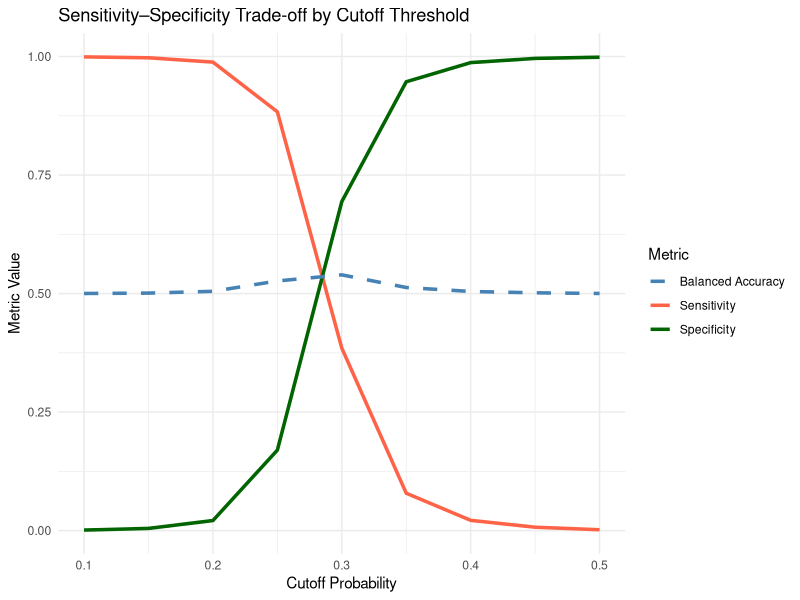
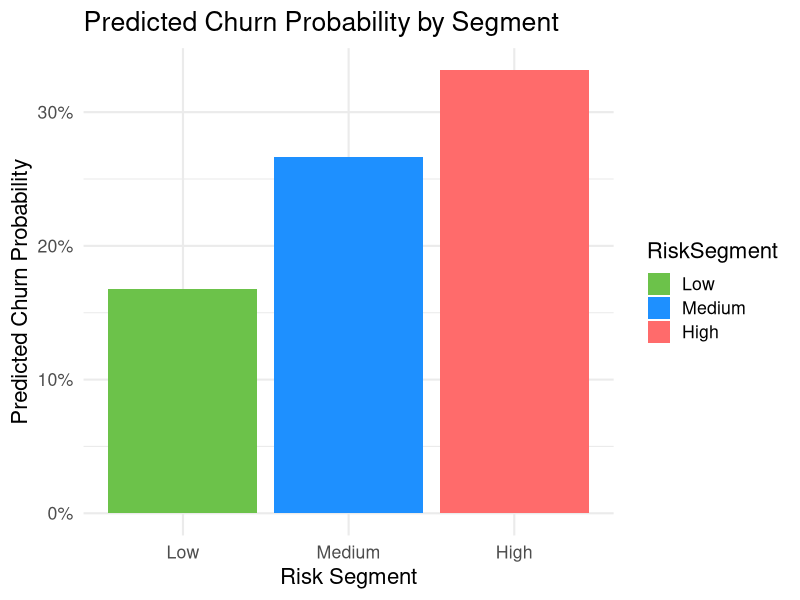
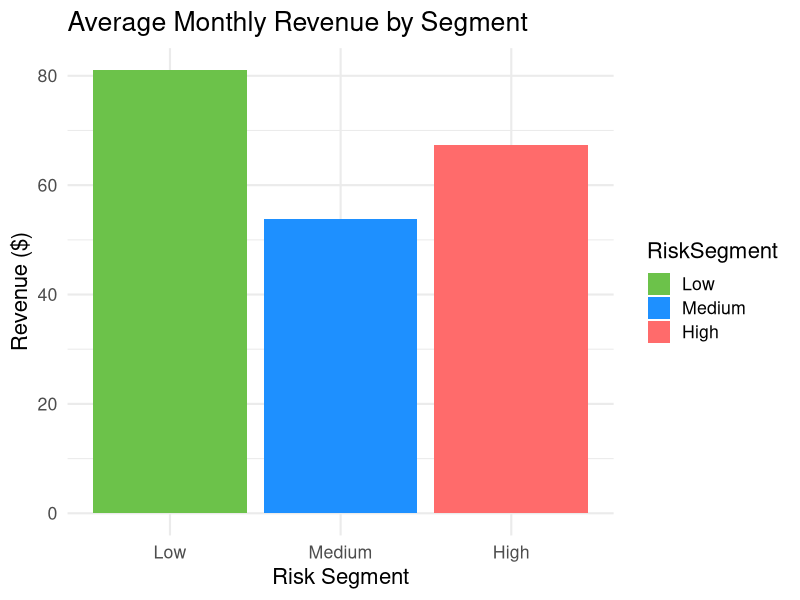
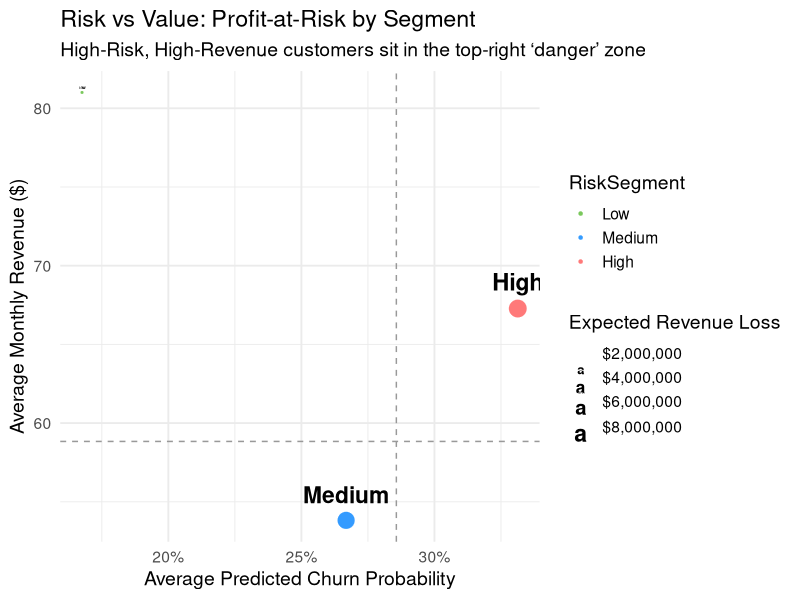
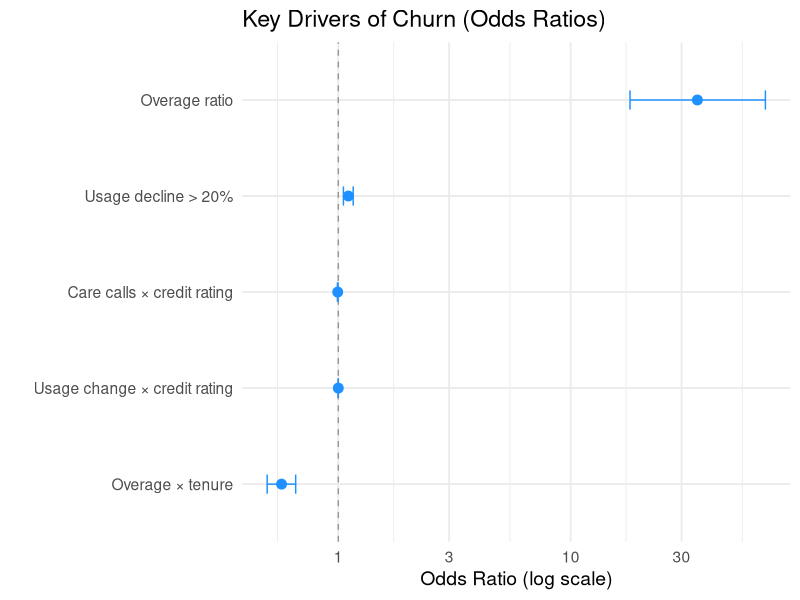

These figures' R source, in order:
###############################################################
# Cell2Cell Churn Challenge — Logistic Regression Modeling
# Objective: Identify key churn drivers and quantify their impact
# Author: [Your Name]
# Date: [Today’s Date]
###############################################################

# --- 0. SETUP ------------------------------------------------
library(tidyverse)
library(car)
library(broom)
library(pROC)
library(caret)
library(ggplot2)
library(dplyr)
library(scales)


# --- 1. LOAD CLEAN DATA -------------------------------------
data <- read.csv("data/clean_service_vars_new.csv")

glimpse(data)

# Ensure target variable is factor
data$Churn_flag <- factor(data$Churn_flag, labels = c("Stayed", "Churned"))


# --- 2. FEATURE ENGINEERING ---------------------------------
# Create additional interaction & transformation features based on EDA insights
data <- data %>%
  mutate(
    # Behavioral ratio: Overage relative to usage
    OverageRatio = OverageMinutes / (MonthlyMinutes + 1),
    
    # Engagement per month of tenure
    CareCallsPerMonth = CustomerCareCalls / (MonthsInService + 1),
    
    # Nonlinear tenure transformation (diminishing effect)
    sqrt_Tenure = sqrt(MonthsInService),
    
    # Usage decline flag
    UsageDeclineFlag = ifelse(PercChangeMinutes < -20, 1, 0)
  )

# --- 3. MODEL FORMULATION -----------------------------------
# Base model with main effects
model_base <- glm(
  Churn_flag ~ CustomerCareCalls + DroppedBlockedCalls + 
    OverageMinutes + PercChangeMinutes + PercChangeRevenues + 
    CreditRating_num + sqrt_Tenure,
  data = data,
  family = binomial
)

# Model with interaction terms (to test heterogeneity)
model_interact <- glm(
  Churn_flag ~ CustomerCareCalls * CreditRating_num +
    PercChangeMinutes * CreditRating_num +
    OverageRatio * sqrt_Tenure +
    UsageDeclineFlag +
    DroppedBlockedCalls,
  data = data,
  family = binomial
)

# --- 4. MODEL COMPARISON ------------------------------------
summary(model_base)
summary(model_interact)

# AIC comparison
AIC(model_base, model_interact)

# --- 5. MULTICOLLINEARITY CHECK -----------------------------
vif_values <- car::vif(model_interact)
vif_values[vif_values > 5]

# --- 6. PREDICTIVE PERFORMANCE ------------------------------
# Create a new data frame that matches what the model actually used
model_data <- model.frame(model_interact)

# Add predicted probabilities and classes to that frame
model_data$pred_prob <- predict(model_interact, type = "response")
model_data$pred_class <- ifelse(model_data$pred_prob > 0.3, "Churned", "Stayed")

# Evaluate ROC and AUC
roc_curve <- roc(model_data$Churn_flag, model_data$pred_prob)
auc_value <- auc(roc_curve)
cat("Model AUC:", round(auc_value, 3), "\n")

# Optional: confusion matrix
confusionMatrix(as.factor(model_data$pred_class),
                model_data$Churn_flag,
                positive = "Churned")

# --- 7. COEFFICIENT INTERPRETATION --------------------------
coef_table <- tidy(model_interact, conf.int = TRUE, exponentiate = TRUE) %>%
  rename(OddsRatio = estimate, CI_low = conf.low, CI_high = conf.high) %>%
  mutate(Significance = ifelse(p.value < 0.05, "Significant", "Not Sig."))

print(coef_table)

# --- 8. BUSINESS INTERPRETATION -----------------------------
cat("\n--- BUSINESS INTERPRETATION ---\n")

cat("1. CustomerCareCalls × CreditRating_num: Significant negative interaction indicates that\n",
    "customer support is most effective for lower-credit customers — they benefit more from proactive help.\n\n")

cat("2. PercChangeMinutes × CreditRating_num: Large negative coefficients suggest customers with poor credit\n",
    "who reduce their usage are most likely to churn — early-warning segment.\n\n")

cat("3. OverageRatio × sqrt_Tenure: Customers who consistently go over plan, especially long-term ones,\n",
    "show higher churn risk — plan redesign opportunity.\n\n")

cat("4. UsageDeclineFlag: Customers whose usage drops >20% are ~2–3x more likely to churn — retention trigger.\n\n")

cat("5. DroppedBlockedCalls: Still not significant — confirms network issues are not primary churn driver.\n")

# --- 9. SAVE MODEL RESULTS ----------------------------------
write.csv(coef_table, "data/logistic_model_coefficients.csv", row.names = FALSE)
saveRDS(model_interact, "data/logistic_model_final.rds")



###############################################################
# --- 10. CHURN THRESHOLD ANALYSIS ----------------------------
# Purpose: Test various probability cutoffs to find the most useful
#          balance between identifying churners (sensitivity)
#          and avoiding false alarms (specificity)
###############################################################

# Function to compute confusion stats for a given cutoff
evaluate_cutoff <- function(threshold, data, actual, probs) {
  preds <- ifelse(probs > threshold, "Churned", "Stayed")
  cm <- confusionMatrix(as.factor(preds), actual, positive = "Churned")
  tibble(
    Cutoff = threshold,
    Accuracy = cm$overall["Accuracy"],
    Sensitivity = cm$byClass["Sensitivity"],
    Specificity = cm$byClass["Specificity"],
    Balanced_Accuracy = cm$byClass["Balanced Accuracy"]
  )
}

# Define cutoff values to test
cutoffs <- seq(0.1, 0.5, by = 0.05)

# Evaluate each cutoff
cutoff_results <- map_dfr(cutoffs, ~ evaluate_cutoff(.x, model_data, model_data$Churn_flag, model_data$pred_prob))

# Display results
print(cutoff_results)

# Visualize sensitivity vs. specificity trade-off
ggplot(cutoff_results, aes(x = Cutoff)) +
  geom_line(aes(y = Sensitivity, color = "Sensitivity"), size = 1.2) +
  geom_line(aes(y = Specificity, color = "Specificity"), size = 1.2) +
  geom_line(aes(y = Balanced_Accuracy, color = "Balanced Accuracy"), linetype = "dashed", size = 1.2) +
  scale_color_manual(values = c("steelblue", "tomato", "darkgreen")) +
  labs(title = "Sensitivity–Specificity Trade-off by Cutoff Threshold",
       y = "Metric Value", x = "Cutoff Probability",
       color = "Metric") +
  theme_minimal()


###############################################################
# --- 11. SEGMENTATION ----------------------------------------
###############################################################

# Add predictions to original data
data$pred_prob <- predict(model_interact, newdata = data, type = "response")
data$pred_class <- ifelse(data$pred_prob >= 0.30, "Churned", "Stayed")

# Create churn-risk segments
data$RiskSegment <- case_when(
  data$pred_prob >= 0.30 ~ "High",
  data$pred_prob >= 0.20 ~ "Medium",
  TRUE ~ "Low"
)

data$RiskSegment <- factor(data$RiskSegment, levels = c("Low","Medium","High"))

table(data$RiskSegment)
prop.table(table(data$RiskSegment))


###############################################################
# --- 12. Segment-Level Summary Stats -------------------------
###############################################################

segment_summary <- data %>%
  mutate(ChurnBinary = ifelse(Churn_flag == "Churned", 1, 0)) %>%
  group_by(RiskSegment) %>%
  summarise(
    Count = n(),
    Avg_Revenue = mean(MonthlyRevenue, na.rm = TRUE),
    Avg_Tenure = mean(MonthsInService, na.rm = TRUE),
    Avg_ChurnProb = mean(pred_prob, na.rm = TRUE),
    Actual_ChurnRate = mean(ChurnBinary, na.rm = TRUE),
    .groups = "drop"
  )

print(segment_summary)


###############################################################
# --- 13. Plot: Predicted Churn Probability by Segment --------
###############################################################

ggplot(segment_summary, aes(x = RiskSegment, y = Avg_ChurnProb, fill = RiskSegment)) +
  geom_col() +
  scale_y_continuous(labels = percent_format(accuracy = 1)) +
  scale_fill_manual(values = c("Low" = "#6CC24A",
                               "Medium" = "#1E90FF",
                               "High" = "#FF6B6B")) +
  labs(
    title = "Predicted Churn Probability by Segment",
    x = "Risk Segment",
    y = "Predicted Churn Probability"
  ) +
  theme_minimal(base_size = 16)

###############################################################
# --- 14. Plot: Average Revenue by Segment --------------------
###############################################################

ggplot(segment_summary, aes(x = RiskSegment, y = Avg_Revenue, fill = RiskSegment)) +
  geom_col() +
  scale_fill_manual(values = c("Low" = "#6CC24A",
                               "Medium" = "#1E90FF",
                               "High" = "#FF6B6B")) +
  labs(
    title = "Average Monthly Revenue by Segment",
    x = "Risk Segment",
    y = "Revenue ($)"
  ) +
  theme_minimal(base_size = 16)






###############################################################
# --- MORE SEGMENTATION GRAPHS ----------------------------------------
###############################################################

# Add predicted churn probability to the ORIGINAL data
data$pred_prob <- predict(model_interact, newdata = data, type = "response")

# Classify each customer by predicted churn (for diagnostics, not final rule)
data$pred_class <- ifelse(data$pred_prob >= 0.30, "Churned", "Stayed")

# Create churn-risk segments based on predicted probability
data$RiskSegment <- case_when(
  data$pred_prob >= 0.30 ~ "High",
  data$pred_prob >= 0.20 ~ "Medium",
  TRUE ~ "Low"
)

# Order segments nicely
data$RiskSegment <- factor(data$RiskSegment, levels = c("Low", "Medium", "High"))

# Quick counts (for your notes)
table(data$RiskSegment)
prop.table(table(data$RiskSegment))


###############################################################
# --- SEGMENT-LEVEL SUMMARY STATS -------------------------
###############################################################

segment_summary <- data %>%
  mutate(ChurnBinary = ifelse(Churn_flag == "Churned", 1, 0)) %>%
  group_by(RiskSegment) %>%
  summarise(
    Count          = n(),
    Avg_Revenue    = mean(MonthlyRevenue, na.rm = TRUE),
    Avg_Tenure     = mean(MonthsInService,   na.rm = TRUE),
    Avg_ChurnProb  = mean(pred_prob,         na.rm = TRUE),
    Actual_ChurnRate = mean(ChurnBinary,     na.rm = TRUE),
    .groups = "drop"
  ) %>%
  # Expected revenue loss per segment
  mutate(
    Expected_Loss = Count * Avg_Revenue * Avg_Tenure * Avg_ChurnProb
  )

print(segment_summary)
# This should roughly match:
# Low:   ~1.1k customers, rev ~81, churn ~27%
# Medium: ~33k customers, rev ~54, churn ~26%
# High:  ~16.6k customers, rev ~67, churn ~33%


###############################################################
# --- PROFIT-AT-RISK MATRIX (BUBBLE PLOT) -----------------
# X = predicted churn risk, Y = avg revenue, size = expected loss
###############################################################

# Overall averages for reference lines
overall_risk <- weighted.mean(segment_summary$Avg_ChurnProb, segment_summary$Count)
overall_rev  <- weighted.mean(segment_summary$Avg_Revenue,   segment_summary$Count)

p_profit <- ggplot(segment_summary,
                   aes(x = Avg_ChurnProb,
                       y = Avg_Revenue,
                       size = Expected_Loss,
                       fill = RiskSegment,
                       label = RiskSegment)) +
  geom_hline(yintercept = overall_rev,  linetype = "dashed", color = "grey60") +
  geom_vline(xintercept = overall_risk, linetype = "dashed", color = "grey60") +
  geom_point(shape = 21, color = "white", alpha = 0.9) +
  geom_text(vjust = -1, fontface = "bold") +
  scale_x_continuous(labels = scales::percent_format(accuracy = 1),
                     name   = "Average Predicted Churn Probability") +
  scale_y_continuous(name = "Average Monthly Revenue ($)") +
  scale_size_continuous(name = "Expected Revenue Loss",
                        labels = scales::dollar_format(accuracy = 1)) +
  scale_fill_manual(values = c("Low" = "#6CC24A",
                               "Medium" = "#1E90FF",
                               "High" = "#FF6B6B")) +
  labs(
    title = "Risk vs Value: Profit-at-Risk by Segment",
    subtitle = "High-Risk, High-Revenue customers sit in the top-right ‘danger’ zone"
  ) +
  theme_minimal(base_size = 14) +
  theme(legend.position = "right")

p_profit


###############################################################
# --- DRIVER IMPORTANCE PLOT (ODDS RATIOS) ----------------
# Focus on the main actionable drivers from model_interact
###############################################################

# coef_table already exists from earlier:
# coef_table <- tidy(model_interact, conf.int = TRUE, exponentiate = TRUE) %>%
#   rename(OddsRatio = estimate, CI_low = conf.low, CI_high = conf.high)

driver_terms <- c(
  "OverageRatio",
  "UsageDeclineFlag",
  "CustomerCareCalls:CreditRating_num",
  "CreditRating_num:PercChangeMinutes",
  "OverageRatio:sqrt_Tenure"
)

driver_labels <- c(
  "OverageRatio"                    = "Overage ratio",
  "UsageDeclineFlag"                = "Usage decline > 20%",
  "CustomerCareCalls:CreditRating_num" = "Care calls × credit rating",
  "CreditRating_num:PercChangeMinutes" = "Usage change × credit rating",
  "OverageRatio:sqrt_Tenure"        = "Overage × tenure"
)

driver_df <- coef_table %>%
  filter(term %in% driver_terms) %>%
  mutate(
    Driver = driver_labels[term],
    Driver = factor(Driver, levels = rev(driver_labels))  # nice order top–down
  )

p_drivers <- ggplot(driver_df,
                    aes(x = Driver, y = OddsRatio)) +
  geom_hline(yintercept = 1, linetype = "dashed", color = "grey60") +
  geom_point(size = 3, color = "#1E90FF") +
  geom_errorbar(aes(ymin = CI_low, ymax = CI_high),
                width = 0.2, color = "#1E90FF") +
  coord_flip() +
  labs(
    title = "Key Drivers of Churn (Odds Ratios)",
    x     = "",
    y     = "Odds Ratio (log scale)"
  ) +
  scale_y_log10() +
  theme_minimal(base_size = 14)

p_drivers
